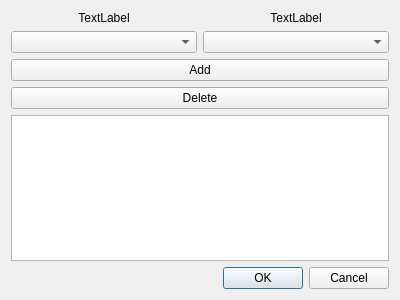
<?xml version="1.0" encoding="UTF-8"?>
<ui version="4.0">
 <class>MapGrid</class>
 <widget class="QDialog" name="MapGrid">
  <property name="geometry">
   <rect>
    <x>0</x>
    <y>0</y>
    <width>400</width>
    <height>300</height>
   </rect>
  </property>
  <property name="windowTitle">
   <string>Dialog</string>
  </property>
  <layout class="QGridLayout" name="gridLayout_3">
   <item row="0" column="0">
    <layout class="QGridLayout" name="gridLayout_2">
     <item row="0" column="0">
      <layout class="QGridLayout" name="gridLayout">
       <item row="1" column="0">
        <widget class="QComboBox" name="comboBoxLeft"/>
       </item>
       <item row="1" column="1">
        <widget class="QComboBox" name="comboBoxRight"/>
       </item>
       <item row="0" column="0">
        <widget class="QLabel" name="labelLeft">
         <property name="text">
          <string>TextLabel</string>
         </property>
         <property name="alignment">
          <set>Qt::AlignCenter</set>
         </property>
        </widget>
       </item>
       <item row="0" column="1">
        <widget class="QLabel" name="labelRight">
         <property name="text">
          <string>TextLabel</string>
         </property>
         <property name="alignment">
          <set>Qt::AlignCenter</set>
         </property>
         <property name="margin">
          <number>0</number>
         </property>
        </widget>
       </item>
      </layout>
     </item>
     <item row="2" column="0">
      <widget class="QPushButton" name="btnDelete">
       <property name="text">
        <string>Delete</string>
       </property>
      </widget>
     </item>
     <item row="1" column="0">
      <widget class="QPushButton" name="btnAdd">
       <property name="text">
        <string>Add</string>
       </property>
      </widget>
     </item>
     <item row="4" column="0">
      <widget class="QTableView" name="tableView"/>
     </item>
    </layout>
   </item>
   <item row="1" column="0">
    <widget class="QDialogButtonBox" name="btnBox">
     <property name="orientation">
      <enum>Qt::Horizontal</enum>
     </property>
     <property name="standardButtons">
      <set>QDialogButtonBox::Cancel|QDialogButtonBox::Ok</set>
     </property>
    </widget>
   </item>
  </layout>
 </widget>
 <resources/>
 <connections>
  <connection>
   <sender>btnBox</sender>
   <signal>accepted()</signal>
   <receiver>MapGrid</receiver>
   <slot>accept()</slot>
   <hints>
    <hint type="sourcelabel">
     <x>248</x>
     <y>254</y>
    </hint>
    <hint type="destinationlabel">
     <x>157</x>
     <y>274</y>
    </hint>
   </hints>
  </connection>
  <connection>
   <sender>btnBox</sender>
   <signal>rejected()</signal>
   <receiver>MapGrid</receiver>
   <slot>reject()</slot>
   <hints>
    <hint type="sourcelabel">
     <x>316</x>
     <y>260</y>
    </hint>
    <hint type="destinationlabel">
     <x>286</x>
     <y>274</y>
    </hint>
   </hints>
  </connection>
 </connections>
</ui>
